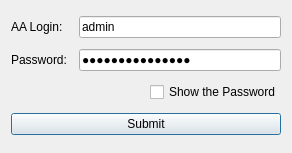
<?xml version="1.0" encoding="UTF-8"?>
<ui version="4.0">
 <class>Dialog</class>
 <widget class="QDialog" name="Dialog">
  <property name="geometry">
   <rect>
    <x>0</x>
    <y>0</y>
    <width>292</width>
    <height>153</height>
   </rect>
  </property>
  <property name="windowTitle">
   <string>Dialog</string>
  </property>
  <layout class="QVBoxLayout" name="verticalLayout">
   <item>
    <layout class="QHBoxLayout" name="layout_aa_login" stretch="1,3">
     <property name="spacing">
      <number>0</number>
     </property>
     <item>
      <widget class="QLabel" name="label_aa_login">
       <property name="text">
        <string>AA Login:</string>
       </property>
      </widget>
     </item>
     <item>
      <widget class="QLineEdit" name="lineEdit_aa_login">
       <property name="inputMask">
        <string/>
       </property>
       <property name="text">
        <string>admin</string>
       </property>
      </widget>
     </item>
    </layout>
   </item>
   <item>
    <layout class="QHBoxLayout" name="layout_password" stretch="1,3">
     <property name="spacing">
      <number>0</number>
     </property>
     <item>
      <widget class="QLabel" name="label_password">
       <property name="text">
        <string>Password:</string>
       </property>
      </widget>
     </item>
     <item>
      <widget class="QLineEdit" name="lineEdit_password">
       <property name="text">
        <string>S3cur3admin0324</string>
       </property>
       <property name="echoMode">
        <enum>QLineEdit::Password</enum>
       </property>
      </widget>
     </item>
    </layout>
   </item>
   <item>
    <layout class="QHBoxLayout" name="horizontalLayout_3">
     <property name="spacing">
      <number>0</number>
     </property>
     <item>
      <spacer name="horizontalSpacer">
       <property name="orientation">
        <enum>Qt::Horizontal</enum>
       </property>
       <property name="sizeHint" stdset="0">
        <size>
         <width>40</width>
         <height>20</height>
        </size>
       </property>
      </spacer>
     </item>
     <item>
      <widget class="QCheckBox" name="checkBox">
       <property name="text">
        <string>Show the Password</string>
       </property>
      </widget>
     </item>
    </layout>
   </item>
   <item>
    <widget class="QPushButton" name="btn_submit">
     <property name="text">
      <string>Submit</string>
     </property>
    </widget>
   </item>
  </layout>
 </widget>
 <resources/>
 <connections/>
</ui>
